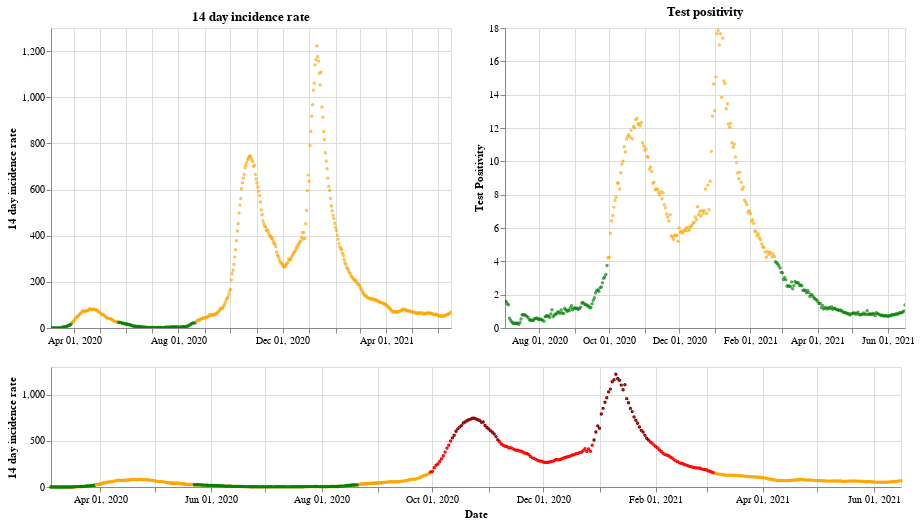

Notebook code for this chart:
### Markdown cell above
## Northern Ireland

### Code cell
plot_traffic_light('Northern Ireland')

### Figure 1 — Vega-Lite specification as saved in the notebook (floating-point values rounded to 4 significant figures; data arrays with more than 128 entries replaced by an {"elided": "..."} marker saying what was removed)
{"config": {"view": {"continuousWidth": 400, "continuousHeight": 300}}, "vconcat": [{"hconcat": [{"mark": {"type": "point", "size": 2}, "encoding": {"color": {"condition": {"value": "green", "test": "(datum.twoWeeklyCasesRate <= 25)"}, "value": "orange"}, "tooltip": [{"type": "nominal", "field": "areaName"}, {"type": "temporal", "field": "date"}, {"type": "quantitative", "field": "twoWeeklyCasesRate"}, {"type": "quantitative", "field": "testPositivity"}], "x": {"type": "temporal", "axis": {"title": ""}, "field": "date", "scale": {"domain": {"selection": "DateBrush"}}, "timeUnit": "yearmonthdate"}, "y": {"type": "quantitative", "axis": {"title": "14 day incidence rate"}, "field": "twoWeeklyCasesRate"}}, "title": "14 day incidence rate", "width": 400}, {"mark": {"type": "point", "size": 2}, "encoding": {"color": {"condition": {"value": "green", "test": "(datum.testPositivity <= 4)"}, "value": "orange"}, "tooltip": [{"type": "nominal", "field": "areaName"}, {"type": "temporal", "field": "date"}, {"type": "quantitative", "field": "twoWeeklyCasesRate"}, {"type": "quantitative", "field": "testPositivity"}], "x": {"type": "temporal", "axis": {"title": ""}, "field": "date", "scale": {"domain": {"selection": "DateBrush"}}, "timeUnit": "yearmonthdate"}, "y": {"type": "quantitative", "axis": {"title": "Test Positivity"}, "field": "testPositivity"}}, "title": "Test positivity", "width": 400}]}, {"layer": [{"mark": {"type": "point", "size": 2}, "encoding": {"color": {"condition": {"value": "orange", "test": "((50 && datum.twoWeeklyCasesRate) < 150)"}, "value": "red"}, "opacity": {"condition": {"value": 1, "test": "((50 && datum.twoWeeklyCasesRate) < 500)"}, "value": 0}, "tooltip": [{"type": "nominal", "field": "areaName"}, {"type": "temporal", "field": "date"}, {"type": "quantitative", "field": "twoWeeklyCasesRate"}, {"type": "quantitative", "field": "testPositivity"}], "x": {"type": "temporal", "axis": {"title": "Date"}, "field": "date", "timeUnit": "yearmonthdate"}, "y": {"type": "quantitative", "axis": {"title": "14 day incidence rate"}, "field": "twoWeeklyCasesRate"}}, "selection": {"DateBrush": {"type": "interval", "encodings": ["x"], "fields": ["Time"]}}, "width": 850}, {"mark": {"type": "point", "size": 2}, "encoding": {"color": {"value": "darkred"}, "opacity": {"condition": {"value": 1, "test": "(datum.twoWeeklyCasesRate >= 500)"}, "value": 0}, "tooltip": [{"type": "nominal", "field": "areaName"}, {"type": "temporal", "field": "date"}, {"type": "quantitative", "field": "twoWeeklyCasesRate"}, {"type": "quantitative", "field": "testPositivity"}], "x": {"type": "temporal", "axis": {"title": "Date"}, "field": "date", "timeUnit": "yearmonthdate"}, "y": {"type": "quantitative", "axis": {"title": "14 day incidence rate"}, "field": "twoWeeklyCasesRate"}}, "width": 400}, {"mark": {"type": "point", "size": 2}, "encoding": {"color": {"condition": {"value": "green", "test": "((4 && datum.twoWeeklyCasesRate) < 25)"}, "value": "orange"}, "opacity": {"condition": {"value": 1, "test": "(datum.twoWeeklyCasesRate < 50)"}, "value": 0}, "tooltip": [{"type": "nominal", "field": "areaName"}, {"type": "temporal", "field": "date"}, {"type": "quantitative", "field": "twoWeeklyCasesRate"}, {"type": "quantitative", "field": "testPositivity"}], "x": {"type": "temporal", "axis": {"title": "Date"}, "field": "date", "timeUnit": "yearmonthdate"}, "y": {"type": "quantitative", "axis": {"title": "14 day incidence rate"}, "field": "twoWeeklyCasesRate"}}, "width": 400}], "height": 120, "width": 800}], "data": {"name": "data-bedb5418ab4e7fc3bbb38bc3ef9e608b"}, "$schema": "https://vega.github.io/schema/vega-lite/v4.8.1.json", "datasets": {"data-bedb5418ab4e7fc3bbb38bc3ef9e608b": {"elided": "469 records"}}}
